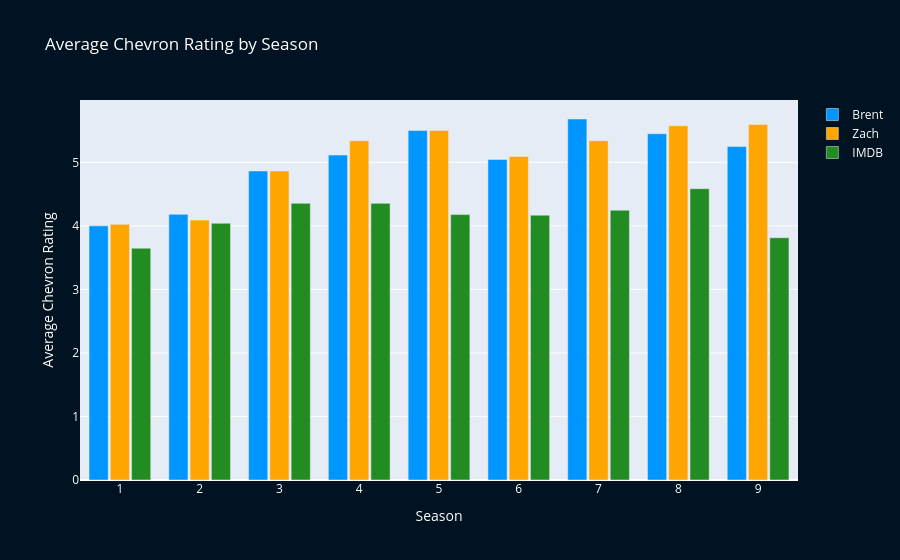

Notebook source saved alongside this figure:
### Code cell
# Create data for X-axis
seasons = list(seasons_df.index)

# Create data for Y-axis
Brent_ratings = seasons_df['Brent_Chevrons'].to_list()
Zach_ratings = seasons_df['Zach_Chevrons'].to_list()
IMDB_ratings = seasons_df['IMDB_Chevrons'].to_list()


############################
fig = go.Figure()

fig.add_trace(go.Bar(
    x = seasons,
    y = Brent_ratings,
    name = 'Brent',
    marker_color = '#0096FF'
))

fig.add_trace(go.Bar(
    x = seasons,
    y = Zach_ratings,
    name = 'Zach',
    marker_color = '#FFA500'
))

fig.add_trace(go.Bar(
    x = seasons,
    y = IMDB_ratings,
    name ='IMDB',
    marker_color = '#228B22'
))

fig.update_layout(
    title_text = 'Average Chevron Rating by Season', # title of plot
    xaxis_title_text = 'Season', # xaxis label
    yaxis_title_text = 'Average Chevron Rating', # yaxis label
    paper_bgcolor='#011222',
    font_color='#ffffff',
    bargap = 0.2, # gap between bars of adjacent location coordinates
    bargroupgap = 0.1 # gap between bars of the same location coordinates
)

fig.show()

### Figure 1 — Plotly figure (JSON) as saved in the notebook; plotly's stock layout.template omitted (floating-point values rounded to 4 significant figures)
{"data": [{"marker": {"color": "#0096FF"}, "name": "Brent", "type": "bar", "x": [1, 2, 3, 4, 5, 6, 7, 8, 9], "y": [4, 4.182, 4.864, 5.114, 5.5, 5.045, 5.682, 5.45, 5.25]}, {"marker": {"color": "#FFA500"}, "name": "Zach", "type": "bar", "x": [1, 2, 3, 4, 5, 6, 7, 8, 9], "y": [4.024, 4.091, 4.864, 5.341, 5.5, 5.091, 5.341, 5.575, 5.594]}, {"marker": {"color": "#228B22"}, "name": "IMDB", "type": "bar", "x": [1, 2, 3, 4, 5, 6, 7, 8, 9], "y": [3.648, 4.041, 4.355, 4.355, 4.177, 4.168, 4.245, 4.585, 3.812]}], "layout": {"bargap": 0.2, "bargroupgap": 0.1, "font": {"color": "#ffffff"}, "paper_bgcolor": "#011222", "title": {"text": "Average Chevron Rating by Season"}, "xaxis": {"title": {"text": "Season"}}, "yaxis": {"title": {"text": "Average Chevron Rating"}}}}
